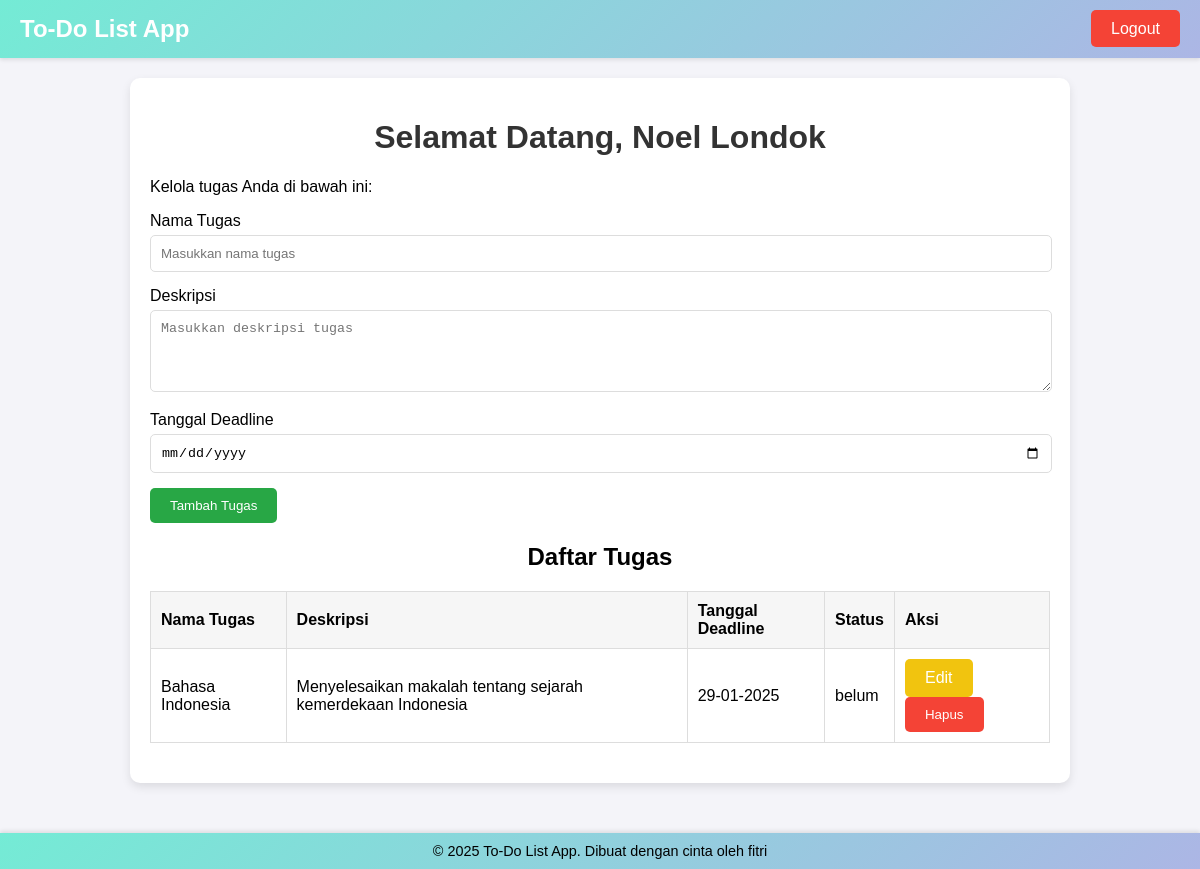
/project_todolist/dashboard.php (signed in), run on the app's committed database.
### tables this page shows
CREATE TABLE `tugas` (
  `id_tugas` int NOT NULL,
  `id_user` int NOT NULL,
  `nama_tugas` varchar(255) NOT NULL,
  `deskripsi` text NOT NULL,
  `status_tugas` enum('belum','selesai') DEFAULT 'belum',
  `tanggal_dibuat` timestamp NOT NULL DEFAULT CURRENT_TIMESTAMP,
  `tanggal_deadline` timestamp NULL DEFAULT NULL
);

### project_todolist/dashboard.php (the view, shortened to what this page needs)
<?php
require 'auth.php';
$id_user = $_SESSION['id_user'];
$query = "SELECT * FROM tugas WHERE id_user = ? ORDER BY tanggal_deadline ASC";
$stmt = $koneksi->prepare($query);
$stmt->bind_param('i', $id_user);
$stmt->execute();
$result = $stmt->get_result();
$tugas = $result->fetch_all(MYSQLI_ASSOC);
?>
<!DOCTYPE html>
<html lang="id">
<head>
    <link rel="stylesheet" href="dashboard.css">
</head>
<body>
    <?php include 'header.php'; ?>
    <div class="container">
        <h1>Selamat Datang, <?php echo htmlspecialchars($nama_user); ?></h1>
        <p>Kelola tugas Anda di bawah ini:</p>
        <form method="POST" action="add_tugas.php">
            <div class="form-group">
                <label for="nama_tugas">Nama Tugas</label>
                <input type="text" id="nama_tugas" name="nama_tugas" placeholder="Masukkan nama tugas" required>
            </div>
            <div class="form-group">
                <label for="deskripsi">Deskripsi</label>
                <textarea id="deskripsi" name="deskripsi" rows="4" placeholder="Masukkan deskripsi tugas"></textarea>
            </div>
            <div class="form-group">
                <label for="tanggal_deadline">Tanggal Deadline</label>
                <input type="date" id="tanggal_deadline" name="tanggal_deadline" required>
            </div>
            <button type="submit" name="tambah_tugas" class="btn btn-tambah">Tambah Tugas</button>
        </form>
        <h2>Daftar Tugas</h2>
        <table>
            <thead>
                <tr>
                    <th>Nama Tugas</th>
                    <th>Deskripsi</th>
                    <th>Tanggal Deadline</th>
                    <th>Status</th>
                    <th>Aksi</th>
                </tr>
            </thead>
            <tbody>
                <?php if (!empty($tugas)): ?>
                    <?php foreach ($tugas as $t): ?>
                        <tr>
                            <td><?php echo htmlspecialchars($t['nama_tugas']); ?></td>
                            <td><?php echo htmlspecialchars($t['deskripsi']); ?></td>
                            <td><?php echo htmlspecialchars(date('d-m-Y',strtotime($t['tanggal_deadline']))); ?></td>
                            <td><?php echo htmlspecialchars($t['status_tugas']); ?></td>
                            <td>
                                <?php if ($t['status_tugas'] == 'belum'): ?>
                                    <a href="edit_tugas.php?id_tugas=<?php echo $t['id_tugas']; ?>" class="btn btn-edit">Edit</a>
                                <?php else: ?>
                                    <a href="edit_tugas.php?id_tugas=<?php echo $t['id_tugas']; ?>" class="btn btn-edit">Edit</a>
                                <?php endif; ?>
                                <form method="POST" action="delete_tugas.php" style="display: inline;">
                                    <button type="submit" class="btn btn-hapus" onclick="return confirm('Apakah Anda yakin ingin menghapus tugas ini?');">Hapus</button>
                                </form>
                            </td>
                        </tr>
                    <?php endforeach; ?>
                <?php else: ?>
                    <tr>
                        <td colspan="5" style="text-align: center;">Belum ada tugas</td>
                    </tr>
                <?php endif; ?>
            </tbody>
        </table>
    </div>
    <?php include 'footer.php'; ?>
    </body>
    </html>

### project_todolist/dashboard.css (style rules this page uses)
body { font-family: Arial, sans-serif; background: #f0f4f8; margin: 0; padding: 0; }
.container { max-width: 900px; margin: 20px auto; background: #fff; padding: 20px; border-radius: 10px; box-shadow: 0 4px 10px rgba(0, 0, 0, 0.1); }
h1 { text-align: center; color: #333; }
h2 { text-align: center; }
.btn { display: inline-block; padding: 10px 20px; color: #fff; border: none; border-radius: 5px; cursor: pointer; text-decoration: none; }
.btn-hapus { background: #f44336; }
.btn-edit { background: #f1c40f; }
.btn-tambah { background: #28a745; }
table { width: 100%; border-collapse: collapse; margin: 20px 0; }
table, th, td { border: 1px solid #ddd; }
th, td { padding: 10px; text-align: left; }
th { background: #f6f6f6; }
.form-group { margin-bottom: 15px; padding-right: 20px; }
.form-group label { display: block; margin-bottom: 5px; }
.form-group input, .form-group textarea { width: 100%; padding: 10px; border: 1px solid #ddd; border-radius: 5px; }

### project_todolist/header.php (style rules this page uses)
body { font-family: Arial, sans-serif; margin: 0; padding: 0; background-color: #f4f4f9; }

### data on the page
tugas: nama_tugas "Bahasa Indonesia", deskripsi "Menyelesaikan makalah tentang sejarah kemerdekaan Indonesia", tanggal_deadline "29-01-2025", status_tugas "belum"

### other printed values
$nama_user "Noel Londok"
